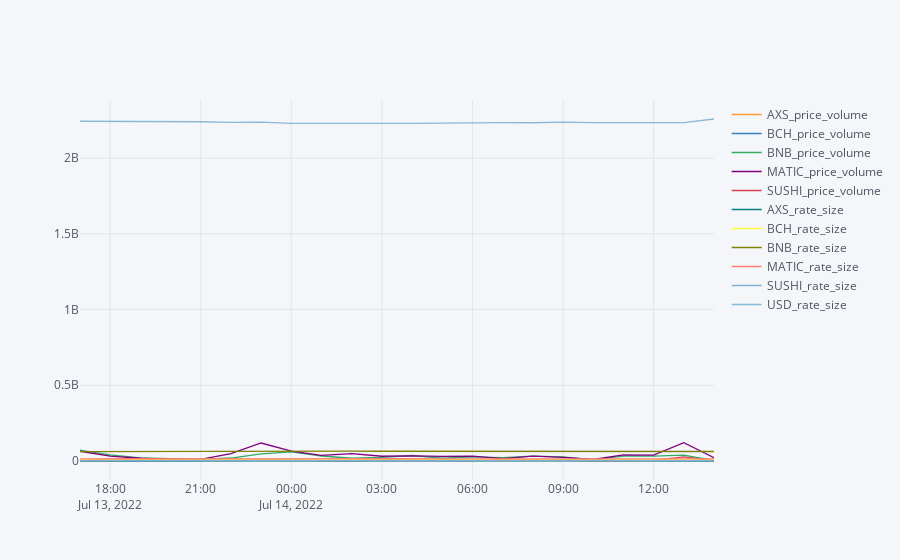

Notebook code for this chart:
### Code cell
pd.concat([borrow_size],axis=0).iplot()#))
